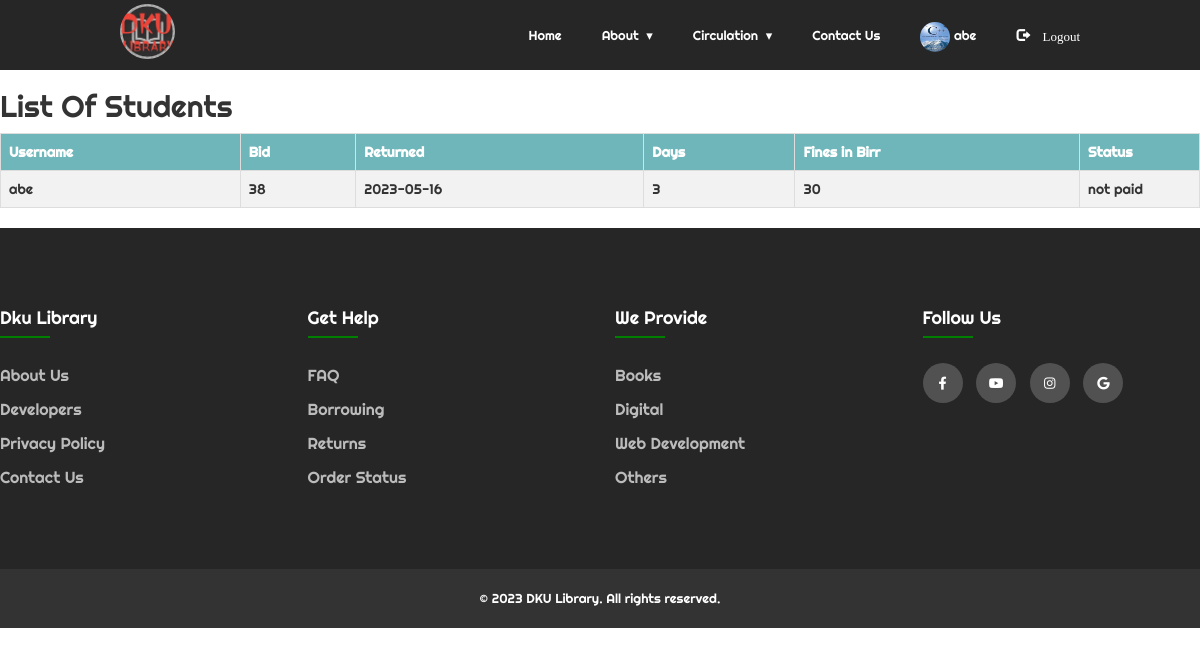
/Student_/fine.php (signed in), run on the app's committed database.
### tables this page shows
CREATE TABLE `fine` (
  `username` varchar(100) NOT NULL,
  `bid` int(100) NOT NULL,
  `returned` varchar(100) NOT NULL,
  `day` int(50) NOT NULL,
  `fine` double NOT NULL,
  `status` varchar(100) NOT NULL
);

### Student_/fine.php (the view, shortened to what this page needs)
<?php
  include "nav.php";
?>
<!DOCTYPE html>
<html>
<head>
</head>
<body>
<div class="lela">
	<h2>List Of Students</h2>
	<?php
	$res=mysqli_query($db,"SELECT * FROM `fine` where username='$_SESSION[login_user]' ;");
		echo "<table class='table table-bordered table-hover' >";
			echo "<tr style='background-color: #6db6b9e6;'>";
				echo "<th>"; echo " Username ";	echo "</th>";
				echo "<th>"; echo " Bid ";  echo "</th>";
				echo "<th>"; echo " Returned ";  echo "</th>";
				echo "<th>"; echo " Days ";  echo "</th>";
				echo "<th>"; echo " Fines in Birr ";  echo "</th>";
				echo "<th>"; echo " Status ";  echo "</th>";
			echo "</tr>";
			while($row=mysqli_fetch_assoc($res))
			{
				echo "<tr>";
				echo "<td>"; echo $row['username']; echo "</td>";
				echo "<td>"; echo $row['bid']; echo "</td>";
				echo "<td>"; echo $row['returned']; echo "</td>";
				echo "<td>"; echo $row['day']; echo "</td>";
				echo "<td>"; echo $row['fine']; echo "</td>";
				echo "<td>"; echo $row['status']; echo "</td>";
				echo "</tr>";
			}
		echo "</table>";
	?>
</div>
</body>
</html>
<?php
include 'footer.php';
?>

### Student_/nav.css (style rules this page uses)
body { margin: 0; padding: 0; }
* { font-family: 'Righteous', cursive; }

### Student_/fine.php (style rules this page uses)
body { font-size: 13px; }
table { font-family: Arial, sans-serif; font-size: 14px; width: 100%; border-collapse: collapse; }
th { background-color: #6db6b9e6; color: #fff; font-weight: bold; padding: 8px; text-align: left; border: 1px solid #ddd; }
tr { background-color: #f2f2f2; }
td { padding: 8px; border: 1px solid #ddd; }
td:first-child { width: 20%; }
td:last-child { width: 10%; }

### Student_/footer.php (style rules this page uses)
body { line-height: 1.5; overflow-x: hidden; font-family: 'Poppins', sans-serif; }
* { margin:0; padding:0; box-sizing: border-box; }

### data on the page
fine: username "abe", bid "38", returned "2023-05-16", day "3", fine "30", status "not paid"

### other printed values
$_SESSION['login_user'] "abe"
